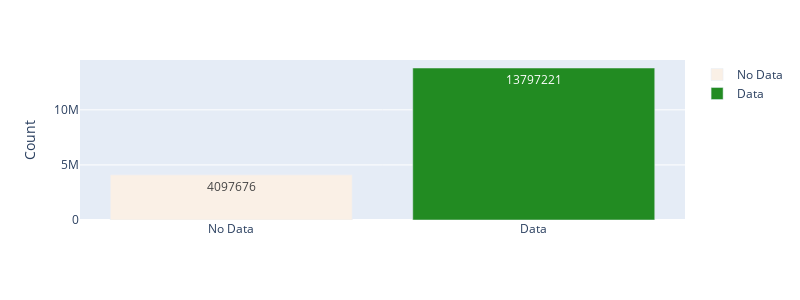

Write notebook code for a chart like this one.
### Code cell
fig = px.bar(sub_agg_df, x='Name', y='Count', color='Name', 
    color_discrete_map=name_2_color,
    labels={'Name': ''},
    # add count on top of the bars
    text='Count',
    height=300,
    width=800,  
    )

# update the hover
fig.update_traces(hovertemplate='Count: %{y}<extra></extra>')
fig.show()

### Figure 1 — Plotly figure (JSON) as saved in the notebook; plotly's stock layout.template omitted (floating-point values rounded to 4 significant figures)
{"data": [{"alignmentgroup": "True", "hovertemplate": "Count: %{y}<extra></extra>", "legendgroup": "No Data", "marker": {"color": "linen", "pattern": {"shape": ""}}, "name": "No Data", "offsetgroup": "No Data", "orientation": "v", "showlegend": true, "text": [4097676], "textposition": "auto", "type": "bar", "x": ["No Data"], "xaxis": "x", "y": [4097676], "yaxis": "y"}, {"alignmentgroup": "True", "hovertemplate": "Count: %{y}<extra></extra>", "legendgroup": "Data", "marker": {"color": "forestgreen", "pattern": {"shape": ""}}, "name": "Data", "offsetgroup": "Data", "orientation": "v", "showlegend": true, "text": [13797221], "textposition": "auto", "type": "bar", "x": ["Data"], "xaxis": "x", "y": [13797221], "yaxis": "y"}], "layout": {"barmode": "relative", "height": 300, "legend": {"title": {"text": ""}, "tracegroupgap": 0}, "margin": {"t": 60}, "width": 800, "xaxis": {"anchor": "y", "categoryarray": ["No Data", "Data"], "categoryorder": "array", "domain": [0, 1], "title": {"text": ""}}, "yaxis": {"anchor": "x", "domain": [0, 1], "title": {"text": "Count"}}}}
